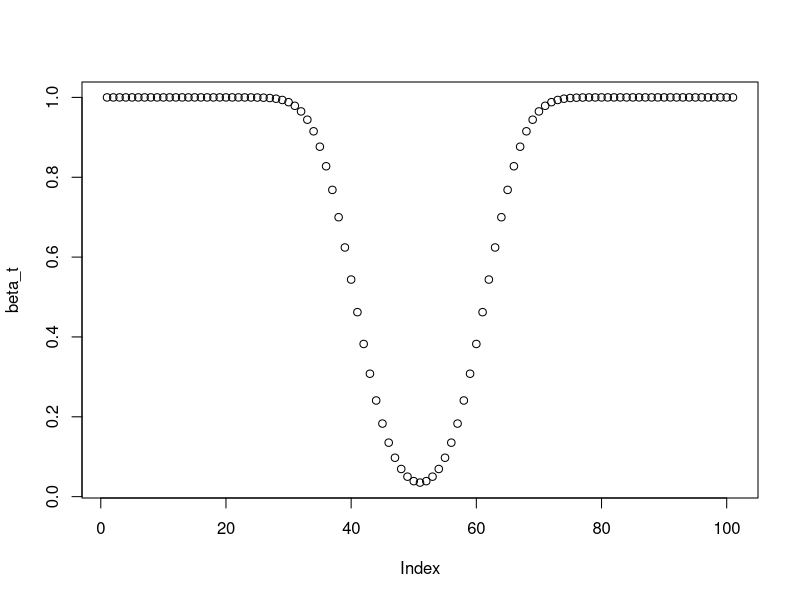

The R source for this figure:
thetas <- seq(0, 1, by = 0.01)
n <- 100
beta_t <- 1 - pbinom(60, size = n, prob = thetas) + pbinom(39, size = n, prob = thetas)
plot(beta_t)
